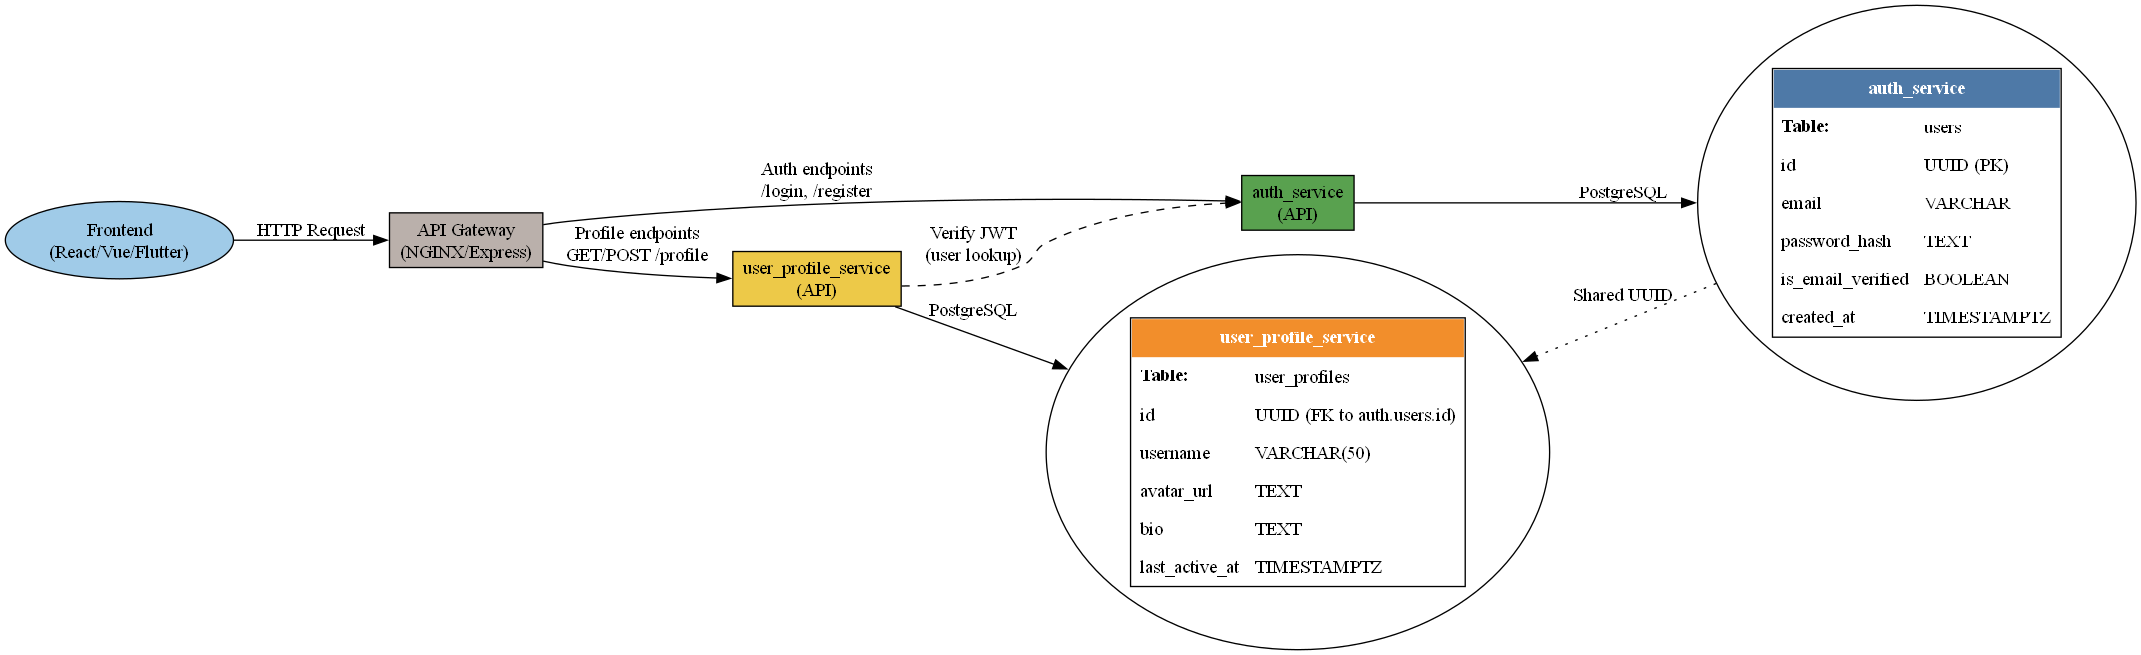

This figure's Python source:
from graphviz import Digraph

dot = Digraph('AuthUserProfileArchitecture', filename='auth_profile_architecture', format='png')
dot.attr(rankdir='LR', fontsize='12')

# Define nodes using HTML-style tables
dot.node('auth_service', label= r'''<
<table border="1" cellborder="0" cellspacing="0" cellpadding="6">
  <tr><td bgcolor="#4e79a7" colspan="2"><font color="white"><b>auth_service</b></font></td></tr>
  <tr><td align="left"><b>Table:</b></td><td align="left">users</td></tr>
  <tr><td align="left">id</td><td align="left">UUID (PK)</td></tr>
  <tr><td align="left">email</td><td align="left">VARCHAR</td></tr>
  <tr><td align="left">password_hash</td><td align="left">TEXT</td></tr>
  <tr><td align="left">is_email_verified</td><td align="left">BOOLEAN</td></tr>
  <tr><td align="left">created_at</td><td align="left">TIMESTAMPTZ</td></tr>
</table>
>''')

dot.node('user_profile_service', label= r'''<
<table border="1" cellborder="0" cellspacing="0" cellpadding="6">
  <tr><td bgcolor="#f28e2b" colspan="2"><font color="white"><b>user_profile_service</b></font></td></tr>
  <tr><td align="left"><b>Table:</b></td><td align="left">user_profiles</td></tr>
  <tr><td align="left">id</td><td align="left">UUID (FK to auth.users.id)</td></tr>
  <tr><td align="left">username</td><td align="left">VARCHAR(50)</td></tr>
  <tr><td align="left">avatar_url</td><td align="left">TEXT</td></tr>
  <tr><td align="left">bio</td><td align="left">TEXT</td></tr>
  <tr><td align="left">last_active_at</td><td align="left">TIMESTAMPTZ</td></tr>
</table>
>''')

# Services
dot.node('frontend', shape='ellipse', style='filled', fillcolor='#a0cbe8', label='Frontend\n(React/Vue/Flutter)')
dot.node('gateway', shape='box', style='filled', fillcolor='#bab0ab', label='API Gateway\n(NGINX/Express)')
dot.node('auth_api', shape='box', style='filled', fillcolor='#59a14f', label='auth_service\n(API)')
dot.node('profile_api', shape='box', style='filled', fillcolor='#edc948', label='user_profile_service\n(API)')

# Arrows and relationships
dot.edge('frontend', 'gateway', label='HTTP Request')
dot.edge('gateway', 'auth_api', label='Auth endpoints\n/login, /register')
dot.edge('gateway', 'profile_api', label='Profile endpoints\nGET/POST /profile')

# Inter-service call
dot.edge('profile_api', 'auth_api', label='Verify JWT\n(user lookup)', style='dashed')

# DB links
dot.edge('auth_api', 'auth_service', label='PostgreSQL')
dot.edge('profile_api', 'user_profile_service', label='PostgreSQL')

# Auth ID linking
dot.edge('auth_service', 'user_profile_service', label='Shared UUID', style='dotted', constraint='false')

# Render
dot.render()
print("✅ Diagram rendered as auth_profile_architecture.png")
